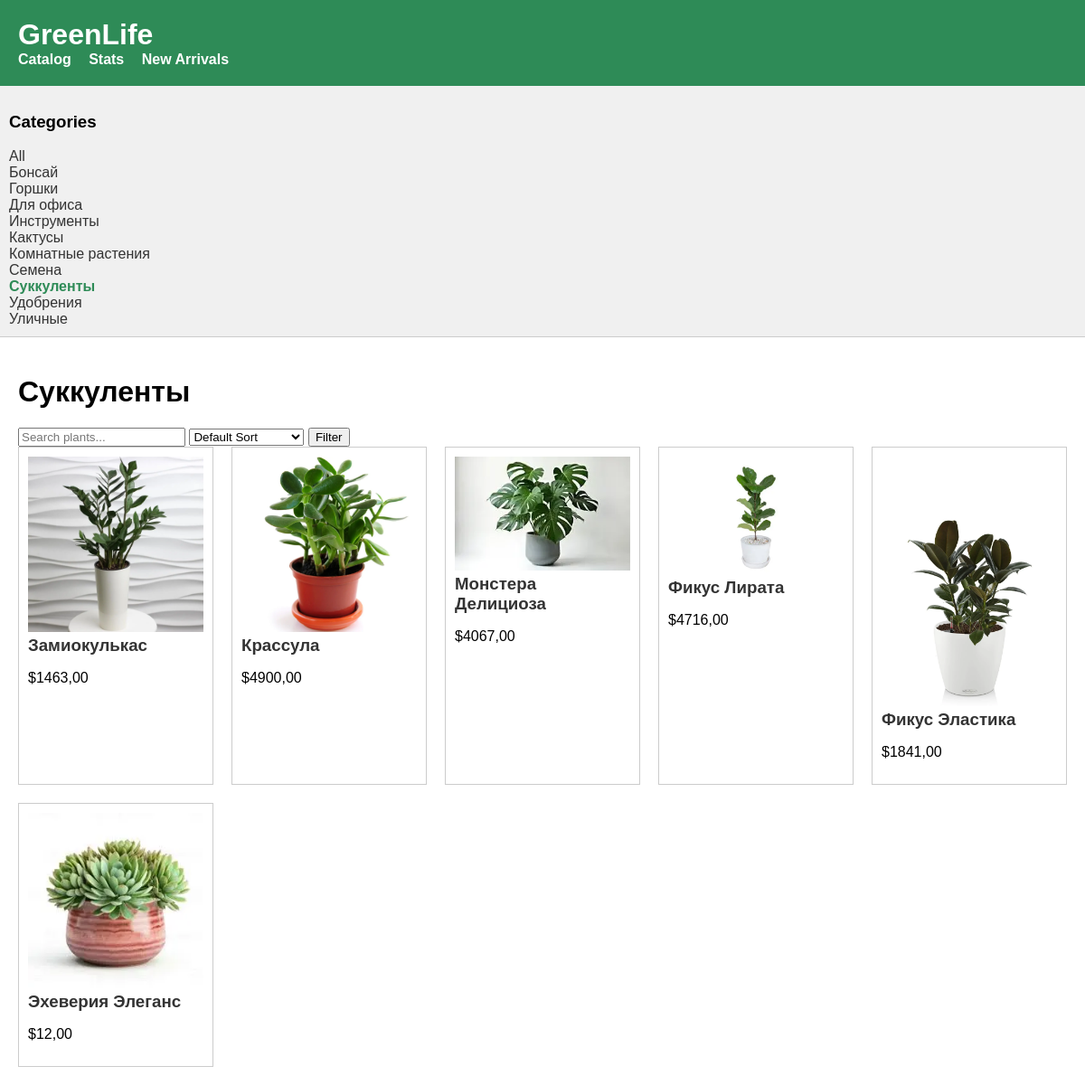
Page /succulents/ on the committed database.
### store/models.py (models this page shows, shortened)
class Category(models.Model):
    name = models.CharField(max_length=200, verbose_name='Название')
    slug = models.SlugField(max_length=200, unique=True, verbose_name='Слаг (URL)')
    source_url = models.URLField(blank=True, verbose_name='Ссылка на описание (URL)')
    class Meta:
        ordering = ('name',)
        verbose_name = 'Категория'
        verbose_name_plural = 'Категории'

class Plant(models.Model):
    category = models.ForeignKey(Category, related_name='plants', on_delete=models.CASCADE, verbose_name='Категория')
    name = models.CharField(max_length=200, verbose_name='Название растения')
    slug = models.SlugField(max_length=200, unique=True, verbose_name='Слаг')
    description = models.TextField(blank=True, verbose_name='Описание')
    price = models.DecimalField(max_digits=10, decimal_places=2, verbose_name='Цена')
    is_in_stock = models.BooleanField(default=True, verbose_name='В наличии')
    created_at = models.DateTimeField(auto_now_add=True, verbose_name='Дата создания')
    updated_at = models.DateTimeField(auto_now=True, verbose_name='Дата обновления')
    published_at = models.DateTimeField(default=timezone.now, verbose_name='Дата публикации')
    image = models.ImageField(upload_to='plants/%Y/%m/%d', blank=True, verbose_name='Изображение')
    manual = models.FileField(upload_to='manuals/%Y/%m/%d', blank=True, verbose_name='Инструкция по уходу (PDF)')
    tags = models.ManyToManyField('Tag', blank=True, related_name='plants', verbose_name='Теги')
    objects = models.Manager()
    available_plants = PlantManager()
    class Meta:
        ordering = ('name',)
        verbose_name = 'Растение'
        verbose_name_plural = 'Растения'
        indexes = [
            models.Index(fields=['id', 'slug']),
        ]
    def get_absolute_url(self):
        return reverse('store:plant_detail', args=[self.id, self.slug])

### store/views.py (the view)
# urls.py: path('', views.plant_list, name='plant_list'),
def plant_list(request, category_slug=None):
    category = None
    categories = Category.objects.all()
    plants = Plant.available_plants.available()
    if category_slug:
        category = get_object_or_404(Category, slug=category_slug)
        plants = plants.filter(category=category)
    query = request.GET.get('q')
    if query:
        plants = plants.filter(name__icontains=query) | plants.filter(description__contains=query)
    total_found = plants.count()
    plants = plants.exclude(price__lt=5)
    sort = request.GET.get('sort')
    if sort == 'price_asc':
        plants = plants.order_by('price')
    elif sort == 'price_desc':
        plants = plants.order_by('-price')
    return render(request,
                  'store/plant_list.html',
                  {'category': category,
                   'categories': categories,
                   'plants': plants,
                   'total_found': total_found
                   })

### store/models.py (called while the page is built)
    def get_queryset(self):
        return super().get_queryset()

    def available(self):
        return self.get_queryset().filter(is_in_stock=True)

### templates/store/plant_list.html (shortened to what this page needs)
{% extends "base.html" %}
{% block content %}
    <h1>{% if category %}{{ category.name }}{% else %}All Plants{% endif %}</h1>
    <div class="controls">
        <form action="" method="get">
            <input type="text" name="q" placeholder="Search plants..." value="{{ request.GET.q }}">
            <select name="sort">
                <option value="">Default Sort</option>
            </select>
            <button type="submit">Filter</button>
        </form>
    </div>
    <div class="plant-list">
        {% for plant in plants %}
            <div class="plant-item">
                <a href="{{ plant.get_absolute_url }}">
                    {% if plant.image %}
                        <img src="{{ plant.image.url }}" alt="{{ plant.name }}" style="width:100%; height: auto;">
                    {% endif %}
                    <h3>{{ plant.name }}</h3>
                </a>
                <p>${{ plant.price }}</p>
            </div>
        {% empty %}
            <p>No plants found.</p>
        {% endfor %}
    </div>
{% endblock %}

### templates/base.html (shortened to what this page needs)
<!DOCTYPE html>
<html>
<head>
</head>
<body>
    <div id="header">
        <h1><a href="{% url 'store:plant_list' %}" style="color:white; text-decoration: none;">GreenLife</a></h1>
        <ul class="navigation">
            <li><a href="{% url 'store:plant_list' %}">Catalog</a></li>
            <li><a href="{% url 'store:stats' %}">Stats</a></li>
            <li><a href="{% url 'store:new_arrivals' %}">New Arrivals</a></li>
        </ul>
    </div>
    <div id="subheader">
        <h3>Categories</h3>
        <ul class="categories">
            <li {% if not category %}class="selected"{% endif %}>
                <a href="{% url 'store:plant_list' %}">All</a>
            </li>
            {% for c in categories %}
                <li {% if category.slug == c.slug %}class="selected"{% endif %}>
                    <a href="{{ c.get_absolute_url }}">{{ c.name }}</a>
                </li>
            {% endfor %}
        </ul>
    </div>
    <div id="content">
        {% block content %}
        {% endblock %}
    </div>
</body>
</html>

### templates/base.html (style rules this page uses)
body { font-family: sans-serif; margin: 0; }
#header { padding: 20px; background: #2e8b57; color: white; }
#header h1 { margin: 0; }
#subheader { background: #f0f0f0; padding: 10px; border-bottom: 1px solid #ccc; }
#content { padding: 20px; }
.navigation { list-style: none; padding: 0; margin: 0; }
.navigation li { display: inline-block; margin-right: 15px; }
.navigation a { text-decoration: none; color: white; font-weight: bold; }
.categories { list-style: none; padding: 0; margin: 0; }
.categories li a { text-decoration: none; color: #333; }
.categories li.selected a { font-weight: bold; color: #2e8b57; }
.plant-list { display: grid; grid-template-columns: repeat(auto-fill, minmax(200px, 1fr)); gap: 20px; }
.plant-item { border: 1px solid #ccc; padding: 10px; }
.plant-item a { text-decoration: none; color: #333; }
.plant-item h3 { margin: 0 0 10px 0; }

### rows in the picture
Category: name "Бонсай"
Category: name "Горшки"
Category: name "Для офиса"
Category: name "Инструменты"
Category: name "Кактусы"
Category: name "Комнатные растения"
Category: name "Семена"
Category: name "Суккуленты"
Category: name "Удобрения"
Category: name "Уличные"
Plant: image (picture), name "Замиокулькас", price "1463,00"
Plant: image (picture), name "Крассула", price "4900,00"
Plant: image (picture), name "Монстера Делициоза", price "4067,00"
Plant: image (picture), name "Фикус Лирата", price "4716,00"
Plant: image (picture), name "Фикус Эластика", price "1841,00"
Plant: image (picture), name "Эхеверия Элеганс", price "12,00"
